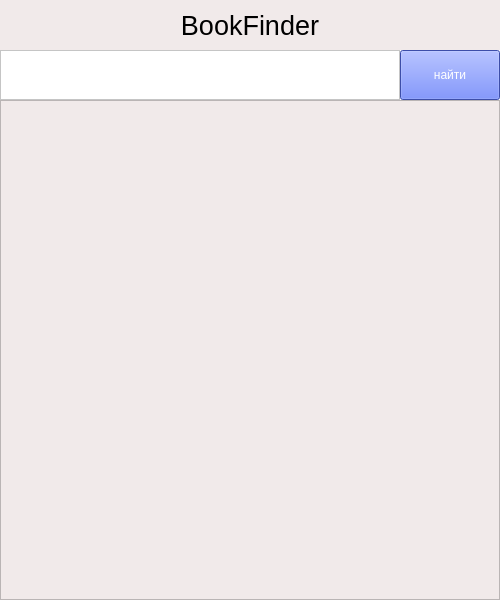
<?xml version="1.0" encoding="UTF-8"?>
<ui version="4.0">
 <class>MainWindow</class>
 <widget class="QMainWindow" name="MainWindow">
  <property name="geometry">
   <rect>
    <x>0</x>
    <y>0</y>
    <width>500</width>
    <height>600</height>
   </rect>
  </property>
  <property name="minimumSize">
   <size>
    <width>500</width>
    <height>600</height>
   </size>
  </property>
  <property name="maximumSize">
   <size>
    <width>500</width>
    <height>600</height>
   </size>
  </property>
  <property name="windowTitle">
   <string>BookFinder</string>
  </property>
  <property name="styleSheet">
   <string notr="true">background-color: rgb(255, 255, 255);</string>
  </property>
  <property name="animated">
   <bool>true</bool>
  </property>
  <widget class="QWidget" name="centralwidget">
   <widget class="QTextEdit" name="textEdit">
    <property name="geometry">
     <rect>
      <x>0</x>
      <y>50</y>
      <width>400</width>
      <height>50</height>
     </rect>
    </property>
    <property name="font">
     <font>
      <pointsize>12</pointsize>
     </font>
    </property>
    <property name="styleSheet">
     <string notr="true"/>
    </property>
    <property name="html">
     <string>&lt;!DOCTYPE HTML PUBLIC &quot;-//W3C//DTD HTML 4.0//EN&quot; &quot;http://www.w3.org/TR/REC-html40/strict.dtd&quot;&gt;
&lt;html&gt;&lt;head&gt;&lt;meta name=&quot;qrichtext&quot; content=&quot;1&quot; /&gt;&lt;style type=&quot;text/css&quot;&gt;
p, li { white-space: pre-wrap; }
&lt;/style&gt;&lt;/head&gt;&lt;body style=&quot; font-family:'MS Shell Dlg 2'; font-size:12pt; font-weight:400; font-style:normal;&quot;&gt;
&lt;p style=&quot;-qt-paragraph-type:empty; margin-top:0px; margin-bottom:0px; margin-left:0px; margin-right:0px; -qt-block-indent:0; text-indent:0px;&quot;&gt;&lt;br /&gt;&lt;/p&gt;&lt;/body&gt;&lt;/html&gt;</string>
    </property>
   </widget>
   <widget class="QLabel" name="label">
    <property name="geometry">
     <rect>
      <x>0</x>
      <y>0</y>
      <width>500</width>
      <height>50</height>
     </rect>
    </property>
    <property name="font">
     <font>
      <pointsize>20</pointsize>
     </font>
    </property>
    <property name="styleSheet">
     <string notr="true">background-color: rgb(241, 234, 234);</string>
    </property>
    <property name="text">
     <string>BookFinder</string>
    </property>
    <property name="alignment">
     <set>Qt::AlignCenter</set>
    </property>
   </widget>
   <widget class="QPushButton" name="pushButton">
    <property name="geometry">
     <rect>
      <x>400</x>
      <y>50</y>
      <width>100</width>
      <height>50</height>
     </rect>
    </property>
    <property name="styleSheet">
     <string notr="true">background-color: rgb(85, 109, 236);
color: rgb(255, 255, 255);
font: 16pt &quot;MingLiU-ExtB&quot;;</string>
    </property>
    <property name="text">
     <string>найти</string>
    </property>
   </widget>
   <widget class="QScrollArea" name="scrollArea">
    <property name="geometry">
     <rect>
      <x>0</x>
      <y>100</y>
      <width>500</width>
      <height>500</height>
     </rect>
    </property>
    <property name="styleSheet">
     <string notr="true">background-color: rgb(241, 234, 234);</string>
    </property>
    <property name="widgetResizable">
     <bool>true</bool>
    </property>
    <widget class="QWidget" name="scrollAreaWidgetContents">
     <property name="geometry">
      <rect>
       <x>0</x>
       <y>0</y>
       <width>498</width>
       <height>498</height>
      </rect>
     </property>
    </widget>
   </widget>
  </widget>
 </widget>
 <resources/>
 <connections/>
</ui>
